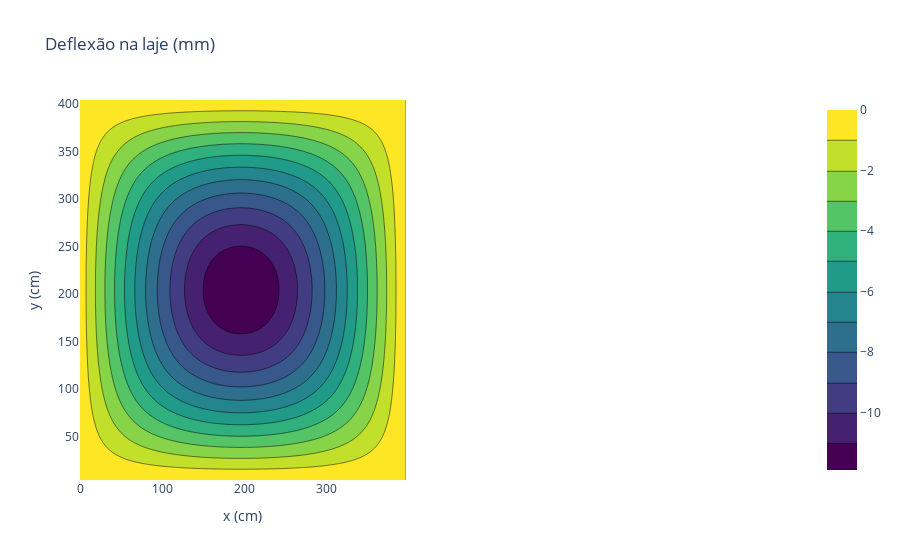

Notebook cell for this chart:
### Code cell
#Exibição dos resultados
#--------------------------------------------------
fig = make_subplots(
    rows=1, cols=2,
    specs=[[{'type': 'contour'}, {'type': 'surface'}]])
fig.add_trace(
    go.Contour(
        x=valores_x,
        y=valores_y,
        z=-10*w,
        colorscale ="Viridis",
        ),
    row=1, col=1)
fig['layout'].update(title='Deflexão na laje (mm)',
    xaxis=dict(title='x (cm)'),
    yaxis=dict(title='y (cm)'),
    )

fig.show()

### Figure 1 — Plotly figure (JSON) as saved in the notebook; plotly's stock layout.template omitted (floating-point values rounded to 4 significant figures; data arrays with more than 128 entries replaced by an {"elided": "..."} marker saying what was removed)
{"data": [{"colorscale": [[0, "#440154"], [0.1111, "#482878"], [0.2222, "#3e4989"], [0.3333, "#31688e"], [0.4444, "#26828e"], [0.5556, "#1f9e89"], [0.6667, "#35b779"], [0.7778, "#6ece58"], [0.8889, "#b5de2b"], [1, "#fde725"]], "type": "contour", "x": [0, 4, 8, 12, 16, 20, 24, 28.0, 32, 36, 40, 44, 48, 52, 56.0, 60, 64, 68, 72, 76, 80, 84, 88, 92, 96, 100, 104, 108, 112.0, 116.0, 120, 124, 128, 132, 136, 140, 144, 148, 152, 156, 160, 164, 168, 172, 176, 180, 184, 188, 192, 196, 200, 204, 208, 212, 216, 220.0, 224.0, 228.0, 232.0, 236, 240, 244, 248, 252, 256, 260, 264, 268, 272, 276, 280, 284, 288, 292, 296, 300, 304, 308, 312, 316, 320, 324, 328, 332, 336, 340, 344, 348, 352, 356, 360, 364, 368, 372, 376, 380, 384, 388, 392, 396, 400], "xaxis": "x", "y": [4, 8, 12, 16, 20, 24.0, 28.0, 32, 36, 40, 44, 48, 52, 56.0, 60.0, 64, 68, 72.0, 76, 80, 84.0, 88, 92, 96.0, 100, 104, 108, 112.0, 116.0, 120, 124, 128, 132, 136, 140, 144.0, 148, 152, 156, 160, 164, 168.0, 172, 176, 180, 184, 188, 192.0, 196, 200, 204, 208, 212, 216, 220.0, 224.0, 228.0, 232.0, 236, 240, 244, 248, 252, 256, 260, 264, 268, 272, 276, 280, 284.0, 288, 292, 296, 300, 304, 308, 312, 316, 320, 324, 328, 332, 336.0, 340, 344, 348, 352, 356, 360, 364, 368, 372, 376, 380, 384.0, 388, 392, 396, 400], "yaxis": "y", "z": {"elided": "101x100 float values"}}], "layout": {"scene": {"domain": {"x": [0.55, 1], "y": [0, 1]}}, "title": {"text": "Deflexão na laje (mm)"}, "xaxis": {"anchor": "y", "domain": [0, 0.45], "title": {"text": "x (cm)"}}, "yaxis": {"anchor": "x", "domain": [0, 1], "title": {"text": "y (cm)"}}}}
